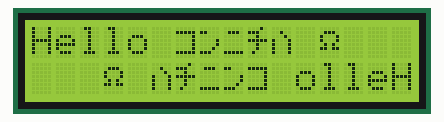
Simulated run of this sketch. Board: Arduino Uno, built with avr-gcc and run on an emulated ATmega328P. Shown: 16×2 character LCD.

Above: at 0.1 s.
At 5.1 s:
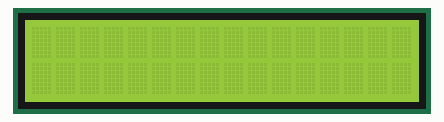
At 15.1 s:
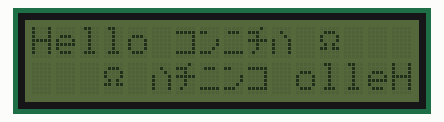
At 35.1 s:
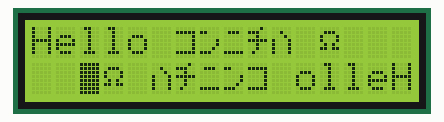

Measured:
- by itself, everything shown: repeats every 40.0 s, in 8 steps
- what the display in image 1 shows lasts 5.0 s, from 5.1 s to 10.1 s

The sketch:

JapaneseCharacter.ino
```cpp
#include <Wire.h>
#include <LiquidCrystal_I2C.h>
#include<stdio.h>
#include<string.h>
#if defined(ARDUINO) && ARDUINO >= 100
#define printByte(args)  write(args);
#else
#define printByte(args)  print(args,BYTE);
#endif
LiquidCrystal_I2C lcd(0x27,16,2);

//link:
//https://synapse.kyoto/lib/KanaLiquidCrystal/page001.html , Download Library KanaLCD, WARNING: raw pinout only, no i2c support yet.

void setup() {
  // put your setup code here, to run once:
  lcd.init();
  lcd.backlight(); //turn on LCD backlight

  //lcd.print("Hello ｺﾝﾆﾁﾊ"); //Uncommon Japanese devoted LCD, This code is not compatible with Standard LCD.
  //lcd.rightToLeft(); lcd.setCursor(15,0); //to do RTL, its cursor start position moves left. So if you set cursor 0,0 , it will move left after print char!
  lcd.leftToRight();
  lcd.print("Hello \xba\xdd\xc6\xc1\xca \xf4"); //Common Standard LCD, This code makes Standard LCD prints actual Japanese Character.

  lcd.setCursor(15,1);
  lcd.rightToLeft();
  lcd.print("Hello \xba\xdd\xc6\xc1\xca \xf4");
  //lcd.cursor();
}

void loop() {
  // put your main code here, to run repeatedly:
  delay(5000);
  lcd.noDisplay();
  delay(5000);
  lcd.display();
  delay(5000);
  lcd.setBacklight(0);
  delay(5000);
  lcd.setBacklight(1);
  delay(5000);
  lcd.cursor();
  delay(5000);
  lcd.blink();
  delay(5000);
  lcd.noCursor();
  delay(5000);
  lcd.noBlink();
}
```
